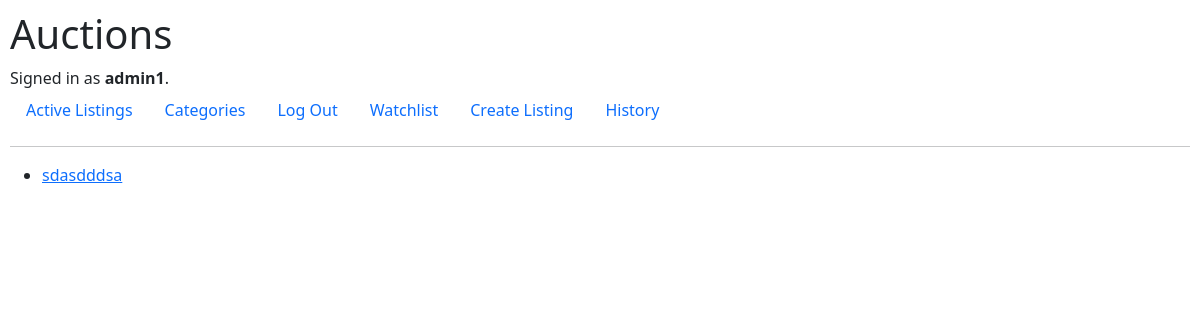
/watchlist (signed in), run on an earlier commit of the app's database.
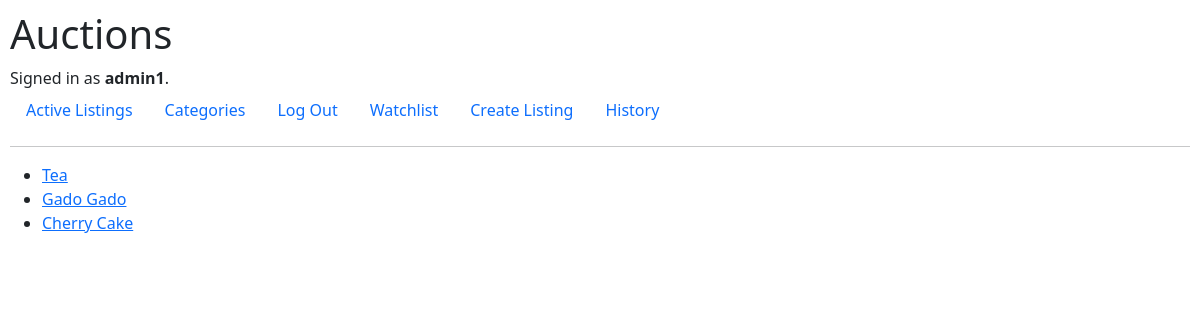
And on a later commit of the database.
### auctions/models.py (models this page shows, shortened)
class User(AbstractUser):
    pass

class AUCTION_LISTINGS(models.Model):
    title = models.CharField(max_length=64)
    description = models.CharField(max_length=1000)
    category = models.ForeignKey(CATALOG, on_delete=models.PROTECT, blank=True, related_name="catalog")
    quantity = models.PositiveIntegerField(default=1)
    image_url = models.URLField(blank=True)
    current_price = models.FloatField(default=1)
    owner = models.ForeignKey(User, on_delete=models.CASCADE, related_name="selling")
    sold_to = models.ForeignKey(User, on_delete=models.CASCADE, default=None, null=True,related_name="bougt")
    status = models.BooleanField(default = True)
    watchlist = models.ManyToManyField(User, blank=True, related_name="watched")

### auctions/views.py (the view, shortened to what this page needs)
# urls.py: path("watchlist", views.watchlist, name="watchlist"),
@login_required(login_url='login')
def watchlist(request):
    user = request.user
    if request.method == "GET":
        watchlist = user.watched.exclude(status=False).all()
        return render(request, "auctions/watchlist.html", {"watchlist": watchlist})

### auctions/templates/auctions/watchlist.html
{% extends "auctions/layout.html" %}
{% block body %}
<ul>
    {% for item in watchlist %}
        <li><a href="{% url 'lists' item.id %}">{{item.title}}</a></li>
    {%endfor%}
</ul>
{% endblock %}

### auctions/templates/auctions/layout.html (shortened to what this page needs)
{% load static %}
<!DOCTYPE html>
<html lang="en">
    <head>
        <link rel="stylesheet" href="https://stackpath.bootstrapcdn.com/bootstrap/4.4.1/css/bootstrap.min.css">
        <link href="{% static 'auctions/styles.css' %}" rel="stylesheet">
        <link href="https://cdn.jsdelivr.net/npm/bootstrap@5.2.3/dist/css/bootstrap.min.css" rel="stylesheet">
        <link href="https://getbootstrap.com/docs/5.2/assets/css/docs.css" rel="stylesheet">
    </head>
    <body>
        {% load crispy_forms_tags %}
        <h1>Auctions</h1>
        <div>
            {% if user.is_authenticated %}
                Signed in as <strong>{{ user.username }}</strong>.
            {% else %}
                Not signed in.
            {% endif %}
        </div>
        <ul class="nav">
            <li class="nav-item">
                <a class="nav-link" href="{% url 'index' %}">Active Listings</a>
            </li>
            <li>
                <a class="nav-link" href="{% url 'categories' %}">Categories</a>
            </li>
            {% if user.is_authenticated %}
                <li class="nav-item">
                    <a class="nav-link" href="{% url 'logout' %}">Log Out</a>
                </li>
                <li class="nav-item">
                    <a class="nav-link" href="{% url 'watchlist' %}">Watchlist</a>
                </li>
                <li class="nav-item">
                    <a class="nav-link" href="{% url 'create_listing' %}">Create Listing</a>
                </li>
                <li class="nav-item">
                    <a class="nav-link" href="{% url 'history' %}">History</a>
                </li>
            {% endif %}
        </ul>
        <hr>
        {% block body %}
        {% endblock %}
    </body>
</html>

### auctions/static/auctions/styles.css (style rules this page uses)
body { padding: 10px; }

What changed in the data, as far as the page shows it:
no longer on this page (row edited): AUCTION_LISTINGS: title "sdasdddsa"
added AUCTION_LISTINGS: title "Tea"
added AUCTION_LISTINGS: title "Gado Gado"
now on this page (row edited): AUCTION_LISTINGS: title "Cherry Cake"
